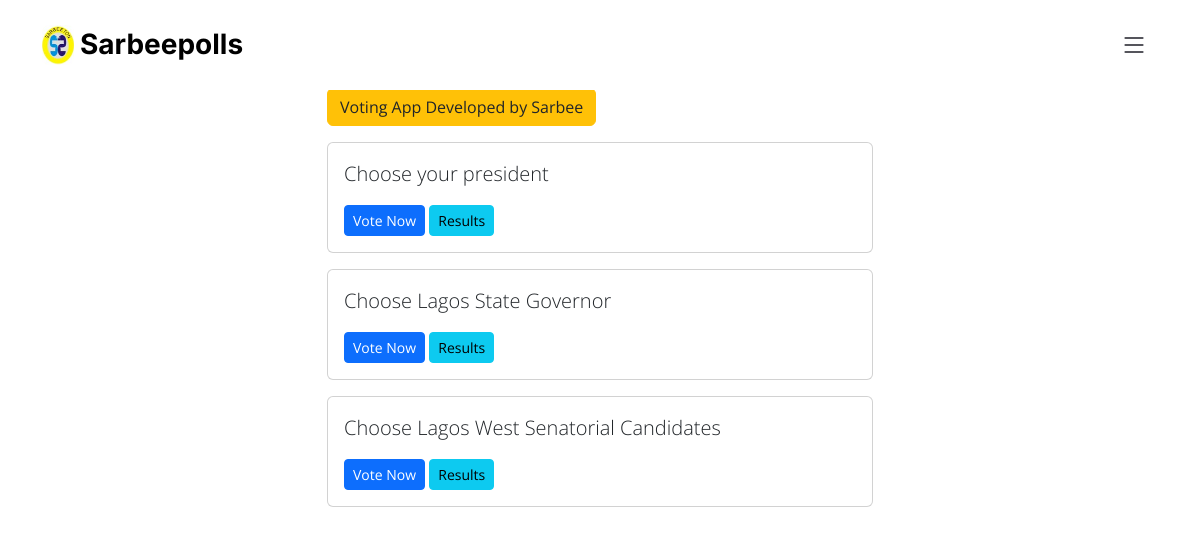
The page / on the database its author committed.
### polls/models.py (models this page shows, shortened)
class Question(models.Model):
    question_text = models.CharField(max_length=200)
    pub_date = models.DateTimeField('date published')

### polls/views.py (the view)
# urls.py: urlpatterns = [path('',views.index, name='index'),
def index(request):
    latest_question_list = Question.objects.order_by('pub_date')[:10]
    choice_list = Choice.objects.all()
    context = {
        'latest_question_list': latest_question_list,
        'choice_list': choice_list
    }
    return render(request, 'index.html', context)

### polls/templates/index.html (shortened to what this page needs)
{% extends 'base.html' %}
{% block content %}
<br/>
<br/>
<br/>
<h3 class="text-center mb-3 mt-3 btn btn-warning text-dark">Voting App Developed by Sarbee</h3>
{% if latest_question_list %}
{% for question in latest_question_list %}
<div class="card mb-3">
    <div class="card-body">
        <p class="lead">{{question.question_text}}</p>
        <a href="{% url 'detail' question.id %}" class="btn btn-primary btn-sm">Vote Now</a>
        <a href="{% url 'results' question.id %}" class="btn btn-info btn-sm">Results</a>
    </div>
</div>
{% endfor %}
{% else %}
<p>No Post Yet</p>
{% endif %}
{% endblock %}

### static/assets/css/main.css (style rules this page uses)
:root { --font-default: "Open Sans", system-ui, -apple-system, "Segoe UI", Roboto, "Helvetica Neue", Arial, "Noto Sans", "Liberation Sans", sans-serif, "Apple Color Emoji", "Segoe UI Emoji", "Segoe UI Symbol", "Noto Color Emoji"; --font-primary: "Amatic SC", sans-serif; --font-secondary: "Inter", sans-serif; }
:root { --color-default: #212529; --color-primary: #ce1212; --color-secondary: #37373f; }
:root { scroll-behavior: smooth; }
body { font-family: var(--font-default); color: var(--color-default); }
a { color: var(--color-primary); text-decoration: none; }
h1, h2, h3, h4, h5, h6 { font-family: var(--font-secondary); }

### rows shown on the page
Question: question_text "Choose your president"
Question: question_text "Choose Lagos State Governor"
Question: question_text "Choose Lagos West Senatorial Candidates"
